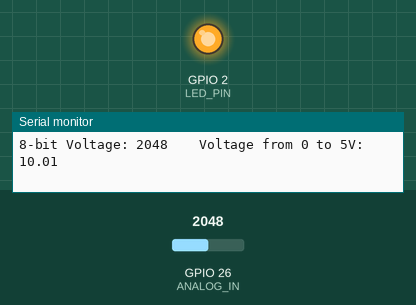
This sketch was run on a simulated ESP32. Shown: output pins drawn as LEDs (lit = HIGH), the last lines printed to the serial monitor. The test bench sets the inputs (shaded band); at power-on: GPIO 26 (ANALOG_IN) = 2048.

Above: at 1.3 s.
1.4 s: GPIO 26 (ANALOG_IN) set to 559
2.9 s: GPIO 26 (ANALOG_IN) set to 503
At 3.7 s:
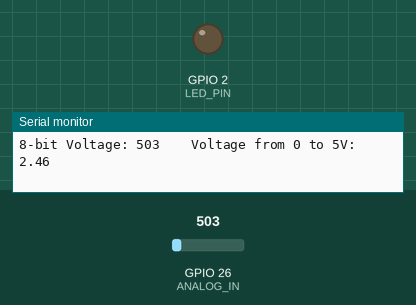
4.5 s: GPIO 26 (ANALOG_IN) set to 1228
At 4.9 s:
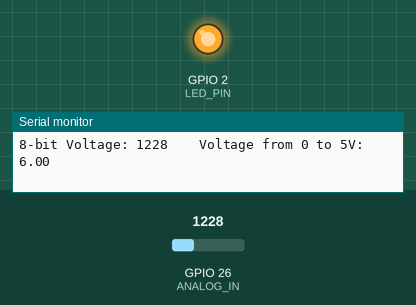
6.0 s: GPIO 26 (ANALOG_IN) set to 491
At 7.3 s:
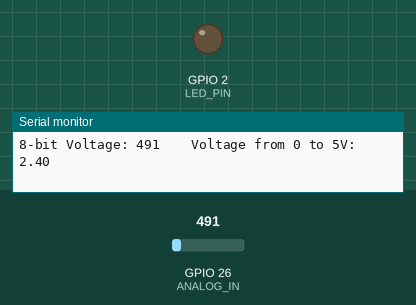
Timing chart, 0 to 8.5 s (numbered marks = the images above; inputs shaded):
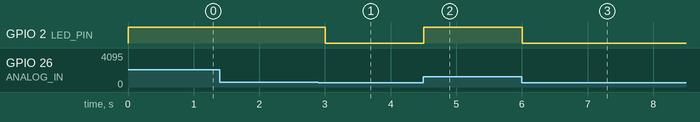

Measured:
- the behaviour switches between 532 and 531 on GPIO 26 (ANALOG_IN) (found by bisection; images 0 and 1)
- after the input at 2.9 s, GPIO 2 (LED_PIN): HIGH → LOW after 0.10 s
- after the input at 4.5 s, GPIO 2 (LED_PIN): LOW → HIGH at once
- after the input at 6.0 s, GPIO 2 (LED_PIN): HIGH → LOW at once

The sketch:

simpleVoltmeter.ino
```cpp
// Pin A4
#define ANALOG_IN 26
//Pin D2
#define LED_PIN 2
//Some threshold (float from 0 to 5) to turn on the LED
#define THRES 2.6

void setup() {
  Serial.begin(9600);

  pinMode(ANALOG_IN, INPUT);
  pinMode(LED_PIN, OUTPUT);

}

void loop() {
  digitalWrite(LED_PIN, LOW);

  int rawVoltage = analogRead(ANALOG_IN);
  Serial.print("8-bit Voltage: ");
  Serial.print(String(rawVoltage));

  float Voltage0to5 = rawVoltage / 204.6;

  Serial.print("    Voltage from 0 to 5V: ");
  Serial.println(String(Voltage0to5));

  if(Voltage0to5 > THRES){
    digitalWrite(LED_PIN, HIGH);
  }

  delay(500);
}
```
